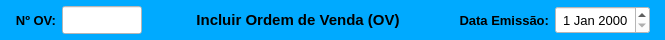
     <widget class="QWidget" name="widget_cabecalho" native="true">
      <property name="sizePolicy">
       <sizepolicy hsizetype="Preferred" vsizetype="Fixed">
        <horstretch>0</horstretch>
        <verstretch>0</verstretch>
       </sizepolicy>
      </property>
      <property name="minimumSize">
       <size>
        <width>0</width>
        <height>40</height>
       </size>
      </property>
      <property name="maximumSize">
       <size>
        <width>16777215</width>
        <height>40</height>
       </size>
      </property>
      <property name="font">
       <font>
        <pointsize>9</pointsize>
       </font>
      </property>
      <property name="styleSheet">
       <string notr="true">background-color: rgb(0, 170, 255);</string>
      </property>
      <layout class="QHBoxLayout" name="horizontalLayout">
       <property name="spacing">
        <number>6</number>
       </property>
       <property name="leftMargin">
        <number>15</number>
       </property>
       <property name="topMargin">
        <number>6</number>
       </property>
       <property name="rightMargin">
        <number>15</number>
       </property>
       <property name="bottomMargin">
        <number>6</number>
       </property>
       <item>
        <widget class="QLabel" name="label_5">
         <property name="sizePolicy">
          <sizepolicy hsizetype="Fixed" vsizetype="Preferred">
           <horstretch>0</horstretch>
           <verstretch>0</verstretch>
          </sizepolicy>
         </property>
         <property name="maximumSize">
          <size>
           <width>45</width>
           <height>16777215</height>
          </size>
         </property>
         <property name="font">
          <font>
           <pointsize>10</pointsize>
           <weight>75</weight>
           <bold>true</bold>
          </font>
         </property>
         <property name="text">
          <string>Nº OV:</string>
         </property>
         <property name="alignment">
          <set>Qt::AlignRight|Qt::AlignTrailing|Qt::AlignVCenter</set>
         </property>
        </widget>
       </item>
       <item>
        <widget class="QLineEdit" name="line_Num_OV">
         <property name="sizePolicy">
          <sizepolicy hsizetype="Fixed" vsizetype="Preferred">
           <horstretch>0</horstretch>
           <verstretch>0</verstretch>
          </sizepolicy>
         </property>
         <property name="minimumSize">
          <size>
           <width>80</width>
           <height>0</height>
          </size>
         </property>
         <property name="maximumSize">
          <size>
           <width>80</width>
           <height>16777215</height>
          </size>
         </property>
         <property name="font">
          <font>
           <pointsize>9</pointsize>
          </font>
         </property>
         <property name="styleSheet">
          <string notr="true">background-color: rgb(255, 255, 255);</string>
         </property>
         <property name="alignment">
          <set>Qt::AlignCenter</set>
         </property>
        </widget>
       </item>
       <item>
        <widget class="QLabel" name="label_13">
         <property name="sizePolicy">
          <sizepolicy hsizetype="Minimum" vsizetype="Preferred">
           <horstretch>0</horstretch>
           <verstretch>0</verstretch>
          </sizepolicy>
         </property>
         <property name="minimumSize">
          <size>
           <width>300</width>
           <height>0</height>
          </size>
         </property>
         <property name="font">
          <font>
           <pointsize>11</pointsize>
           <weight>75</weight>
           <bold>true</bold>
          </font>
         </property>
         <property name="text">
          <string>Incluir Ordem de Venda (OV)</string>
         </property>
         <property name="alignment">
          <set>Qt::AlignCenter</set>
         </property>
        </widget>
       </item>
       <item>
        <widget class="QLabel" name="label_20">
         <property name="sizePolicy">
          <sizepolicy hsizetype="Fixed" vsizetype="Preferred">
           <horstretch>0</horstretch>
           <verstretch>0</verstretch>
          </sizepolicy>
         </property>
         <property name="minimumSize">
          <size>
           <width>95</width>
           <height>0</height>
          </size>
         </property>
         <property name="maximumSize">
          <size>
           <width>95</width>
           <height>16777215</height>
          </size>
         </property>
         <property name="font">
          <font>
           <pointsize>10</pointsize>
           <weight>75</weight>
           <bold>true</bold>
          </font>
         </property>
         <property name="text">
          <string>Data Emissão:</string>
         </property>
         <property name="alignment">
          <set>Qt::AlignRight|Qt::AlignTrailing|Qt::AlignVCenter</set>
         </property>
        </widget>
       </item>
       <item>
        <widget class="QDateEdit" name="date_Emissao">
         <property name="sizePolicy">
          <sizepolicy hsizetype="Fixed" vsizetype="Preferred">
           <horstretch>0</horstretch>
           <verstretch>0</verstretch>
          </sizepolicy>
         </property>
         <property name="maximumSize">
          <size>
           <width>95</width>
           <height>16777215</height>
          </size>
         </property>
         <property name="font">
          <font>
           <pointsize>10</pointsize>
          </font>
         </property>
         <property name="styleSheet">
          <string notr="true">background-color: rgb(255, 255, 255);</string>
         </property>
         <property name="alignment">
          <set>Qt::AlignCenter</set>
         </property>
        </widget>
       </item>
      </layout>
     </widget>
